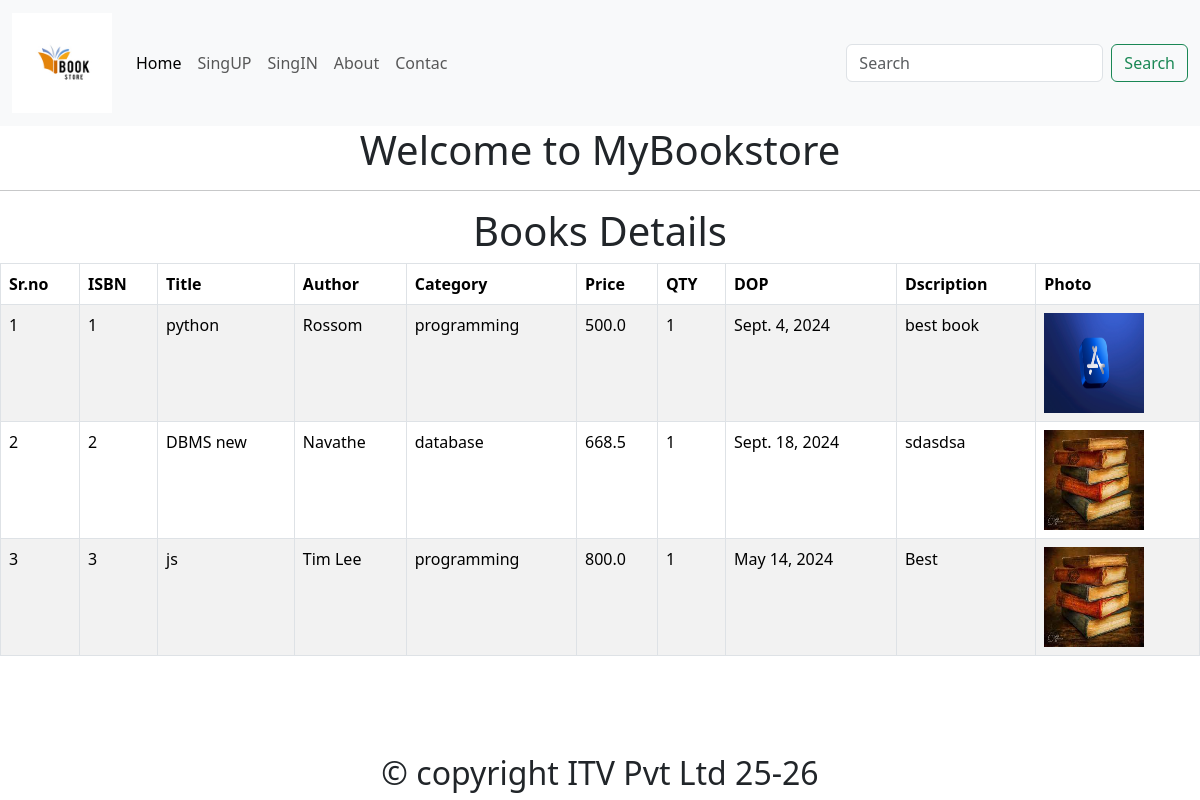
The page / on the database its author committed.
### app/models.py (models this page shows)
class Book(models.Model):
    isbn=models.PositiveIntegerField(primary_key=True)
    title=models.CharField(max_length=20)
    author=models.CharField(max_length=20)
    type=(('programming','programming'),('database','database'))
    category=models.CharField(max_length=50,choices=type)
    price=models.FloatField()
    qty=models.PositiveIntegerField(default=1)
    dop=models.DateField()
    description=models.TextField()
    photo=models.ImageField(upload_to='images',null=True,default=None)

### app/views.py (the view)
# urls.py: path("",views.index,name="index"),
def index(req):
    allbooks = Book.objects.all()
    print(allbooks)
    myname="Kapil"
    print(datetime.now())
    curdate = datetime.now()
    hour=datetime.now().hour
    print(hour)
    context = {"myname":myname,"curdate":curdate, "hour":hour,"allbooks":allbooks}
    return render(req,"index.html", context)

### app/templates/index.html (shortened to what this page needs)
{% extends 'base.html' %}
    {% block body %}
    <center>
        <h1>Welcome to MyBookstore</h1>
        <hr>
         <h1>Books Details</h1>
         <table class="table table-bordered table-striped" >
            <thead>
                <th>Sr.no</th>
                <th>ISBN</th>
                <th>Title</th>
                <th>Author</th>
                <th>Category</th>
                <th>Price</th>
                <th>QTY</th>
                <th>DOP</th>
                <th>Dscription</th>
                <th>Photo</th>
            </thead>
            <tbody>
                {% for x in allbooks %}
                <tr>
                <td>{{forloop.counter}}</td>
                <td>{{x.isbn}}</td>
                <td>{{x.title}}</td>
                <td>{{x.author}}</td>
                <td>{{x.category}}</td>
                <td>{{x.price}}</td>
                <td>{{x.qty}}</td>
                <td>{{x.dop}}</td>
                <td>{{x.description}}</td>
                <td>
                    <img src="{{x.photo.url}}" alt="{{x.title}}" width="100px" height="100px">
                </td>
                </tr>
                {% endfor %}
            </tbody>
         </table>
    </center>
    {% endblock %}

### rows shown on the page
Book: isbn "1", title "python", author "Rossom", category "programming", price "500.0", qty "1", dop "Sept. 4, 2024", description "best book", photo (picture)
Book: isbn "2", title "DBMS new", author "Navathe", category "database", price "668.5", qty "1", dop "Sept. 18, 2024", description "sdasdsa", photo (picture)
Book: isbn "3", title "js", author "Tim Lee", category "programming", price "800.0", qty "1", dop "May 14, 2024", description "Best", photo (picture)
